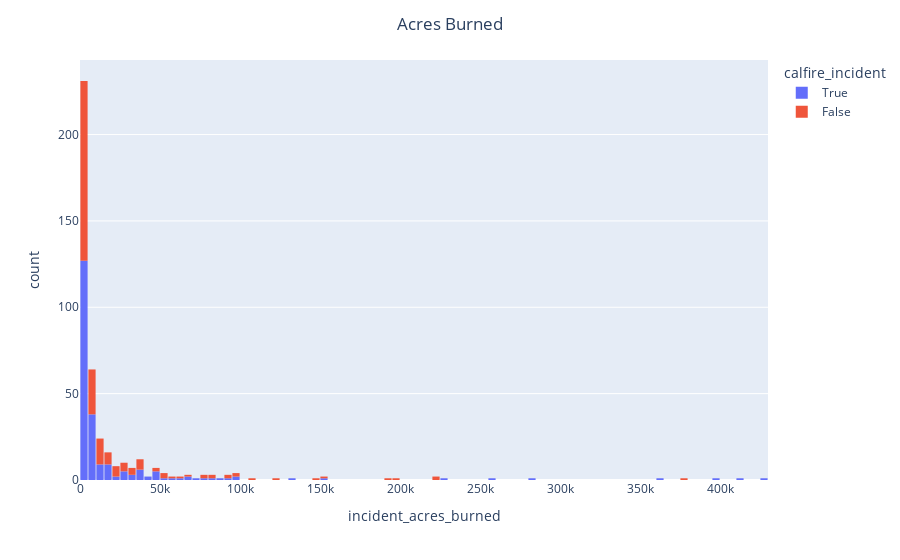

The notebook cell saved with this chart:
### Code cell
fig = px.histogram(DF_acresburned_mask,
                   nbins=100,
                   x='incident_acres_burned',
                   color = 'calfire_incident')


fig.update_layout(bargap=0.1,
                  title='Acres Burned',
                  title_x=0.5)
fig.show()

### Figure 1 — Plotly figure (JSON) as saved in the notebook; plotly's stock layout.template omitted (floating-point values rounded to 4 significant figures; data arrays with more than 128 entries replaced by an {"elided": "..."} marker saying what was removed)
{"data": [{"alignmentgroup": "True", "bingroup": "x", "hovertemplate": "calfire_incident=True<br>incident_acres_burned=%{x}<br>count=%{y}<extra></extra>", "legendgroup": "True", "marker": {"color": "#636efa", "pattern": {"shape": ""}}, "name": "True", "nbinsx": 100, "offsetgroup": "True", "orientation": "v", "showlegend": true, "type": "histogram", "x": {"elided": "227 int values"}, "xaxis": "x", "yaxis": "y"}, {"alignmentgroup": "True", "bingroup": "x", "hovertemplate": "calfire_incident=False<br>incident_acres_burned=%{x}<br>count=%{y}<extra></extra>", "legendgroup": "False", "marker": {"color": "#EF553B", "pattern": {"shape": ""}}, "name": "False", "nbinsx": 100, "offsetgroup": "False", "orientation": "v", "showlegend": true, "type": "histogram", "x": {"elided": "198 int values"}, "xaxis": "x", "yaxis": "y"}], "layout": {"autosize": true, "bargap": 0.1, "barmode": "relative", "legend": {"title": {"text": "calfire_incident"}, "tracegroupgap": 0}, "margin": {"t": 60}, "title": {"text": "Acres Burned", "x": 0.5}, "xaxis": {"anchor": "y", "autorange": true, "domain": [0, 1], "range": [-0.5, 430000.0], "title": {"text": "incident_acres_burned"}, "type": "linear"}, "yaxis": {"anchor": "x", "autorange": true, "domain": [0, 1], "range": [0, 243.2], "title": {"text": "count"}}}}
